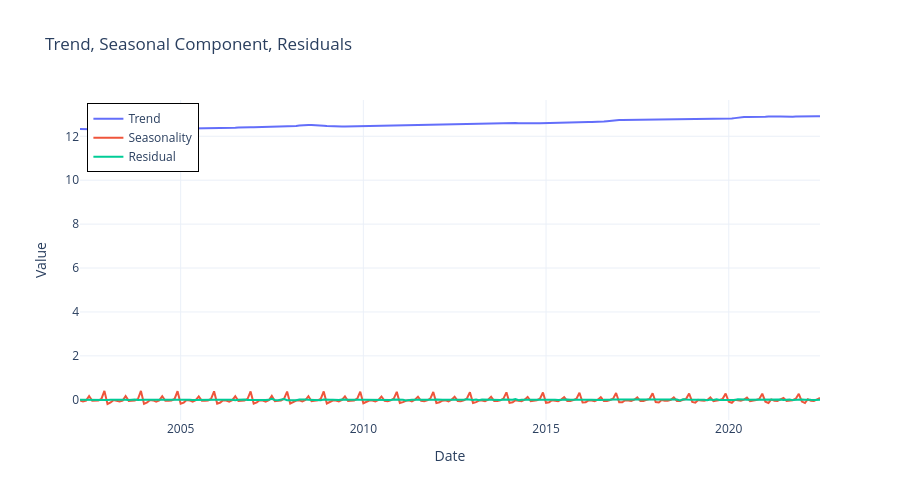

The notebook cell saved with this chart:
### Code cell
import plotly.graph_objects as go
import plotly.io as pio

# x軸
x = df['label']

# 各系列のトレース
fig = go.Figure()

# トレンド
fig.add_trace(go.Scatter(x=x, y=trend_smoothed, mode='lines', name='Trend'))

# 季節成分
fig.add_trace(go.Scatter(x=x, y=seasonal_smoothed, mode='lines', name='Seasonality'))

# 残差
fig.add_trace(go.Scatter(x=x, y=residuals, mode='lines', name='Residual'))

fig.update_layout(
    title='Trend, Seasonal Component, Residuals',
    xaxis_title='Date',
    yaxis_title='Value',
    template='plotly_white',
    legend=dict(x=0.01, y=0.99, bordercolor="Black", borderwidth=1),
    height=500
)

fig.show()

#pio.write_html(fig, file='output_plot.html', auto_open=False)

### Figure 1 — Plotly figure (JSON) as saved in the notebook; plotly's stock layout.template omitted (floating-point values rounded to 4 significant figures; data arrays with more than 128 entries replaced by an {"elided": "..."} marker saying what was removed)
{"data": [{"mode": "lines", "name": "Trend", "type": "scatter", "x": {"elided": "244 str values"}, "y": {"elided": "244 float values"}}, {"mode": "lines", "name": "Seasonality", "type": "scatter", "x": {"elided": "244 str values"}, "y": {"elided": "244 float values"}}, {"mode": "lines", "name": "Residual", "type": "scatter", "x": {"elided": "244 str values"}, "y": {"elided": "244 float values"}}], "layout": {"height": 500, "legend": {"bordercolor": "Black", "borderwidth": 1, "x": 0.01, "y": 0.99}, "title": {"text": "Trend, Seasonal Component, Residuals"}, "xaxis": {"title": {"text": "Date"}}, "yaxis": {"title": {"text": "Value"}}}}
